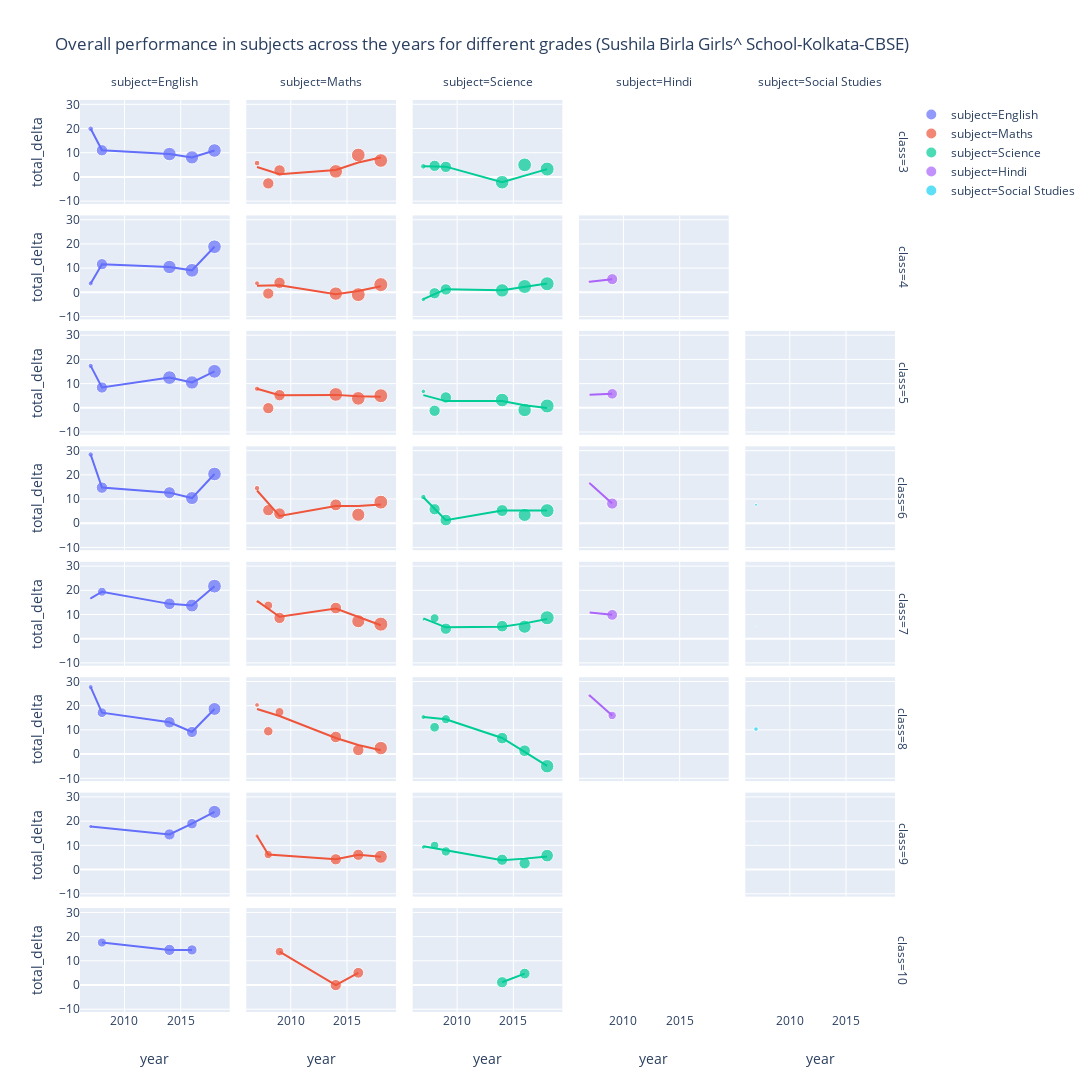

Notebook source saved alongside this figure:
### Code cell
px.scatter(df_school.sort_values('year').drop_duplicates(['papercode']), 
        x = 'year', 
        y = 'total_delta', 
        color='subject',
        facet_row= 'class', 
       facet_col= 'subject', 
           size = 'studentCount',
           size_max= 10,
           trendline="lowess",
        height=2000,
        width=2000,
        title = 'Overall performance in subjects across the years for different grades (%s-%s-%s)'%(school_name, school_city, school_board)  )
